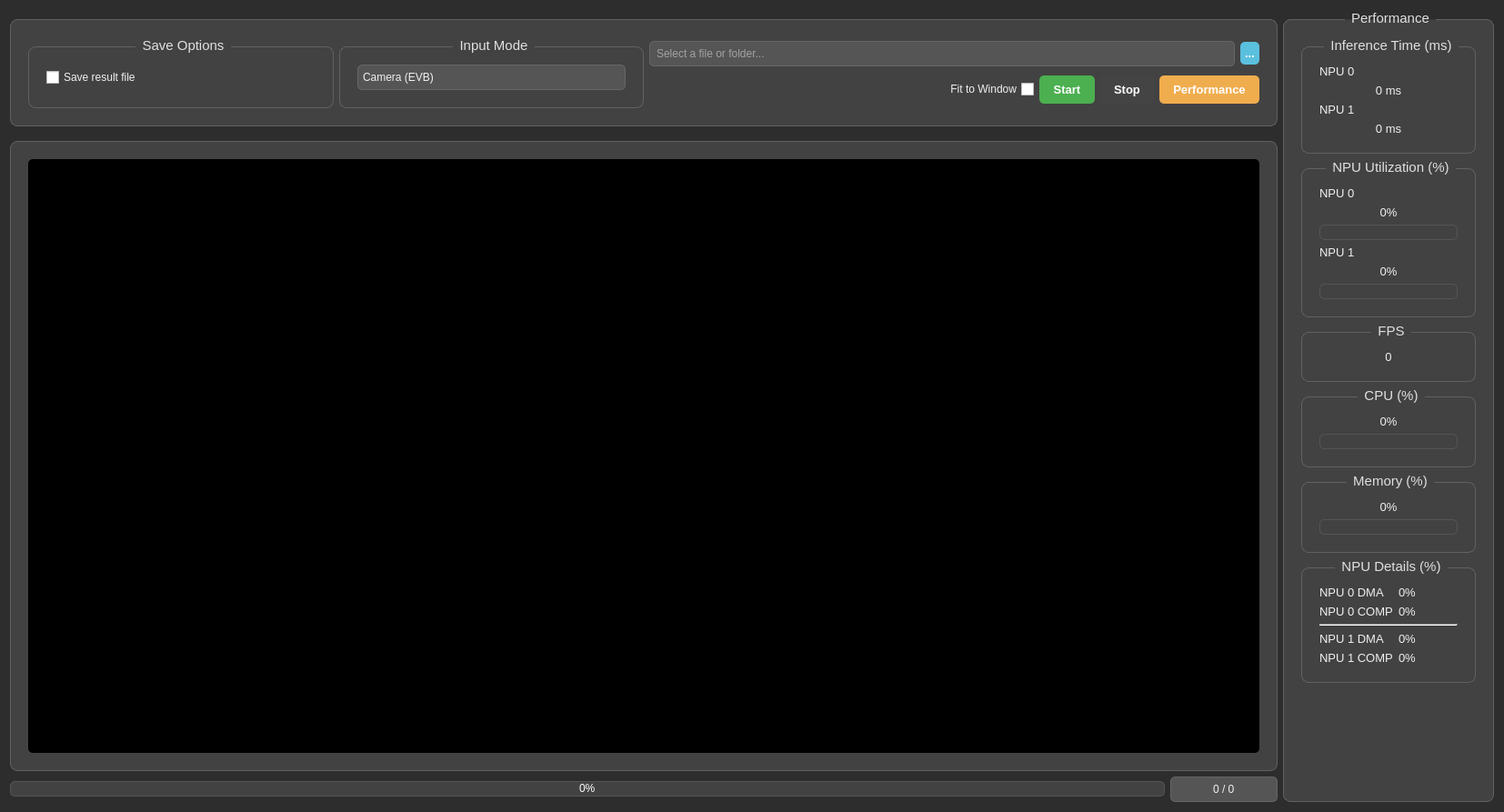
<?xml version="1.0" encoding="UTF-8"?>
<ui version="4.0">
 <class>Form</class>
 <widget class="QWidget" name="Form">
  <property name="geometry">
   <rect>
    <x>0</x>
    <y>0</y>
    <width>1654</width>
    <height>893</height>
   </rect>
  </property>
  <property name="windowTitle">
   <string>Realtime Performance Monitor</string>
  </property>
  <property name="styleSheet">
   <string notr="true">QWidget#Form {
    background-color: #2d2d2d;
}

QGroupBox {
    background-color: #424242; /* Slightly lighter */
    border: 1px solid #616161; /* Softer border */
    border-radius: 8px;
    margin-top: 10px;
    padding: 10px; /* Added padding */
    font-size: 11pt;
    color: #e0e0e0; /* Slightly softer text color */
}

QGroupBox::title {
    subcontrol-origin: margin;
    subcontrol-position: top center;
    padding: 0 5px;
}

QLabel {
    color: #f0f0f0;
    font-size: 10pt;
}

QLabel[objectName$=&quot;ValueLabel&quot;] { /* Targets labels ending with &quot;ValueLabel&quot; */
    font-size: 18pt; /* Reduced font size */
    font-weight: bold;
    color: #66BB6A; /* Softer green */
}

QPushButton {
    color: white;
    border-radius: 5px;
    padding: 8px 15px;
    font-weight: bold;
    font-size: 10pt;
}

QPushButton#startButton {
    background-color: #4CAF50; /* Green */
}

QPushButton#startButton:hover {
    background-color: #5cb85c;
}

QPushButton#startButton:disabled {
    background-color: #444;
}

QPushButton#stopButton {
    background-color: #d9534f; /* Red */
}

QPushButton#stopButton:hover {
    background-color: #c9302c;
}

QPushButton#stopButton:disabled {
    background-color: #444;
}

QPushButton#fileSelectButton {
    background-color: #5bc0de; /* Blue */
    padding: 5px;
}

QPushButton#fileSelectButton:hover {
    background-color: #46b8da;
}

QPushButton#togglePerformanceButton {
    background-color: #f0ad4e; /* Orange */
}

QPushButton#togglePerformanceButton:hover {
    background-color: #eea236;
}

QComboBox {
    background-color: #555;
    border: 1px solid #666;
    border-radius: 5px;
    padding: 5px;
    color: #f0f0f0;
}

QComboBox::drop-down {
    border: none;
}

QComboBox::down-arrow {
    image: url(:/icons/down_arrow.png); /* Add a custom down arrow icon if needed */
}

QProgressBar {
    border: 1px solid #555555;
    border-radius: 5px;
    text-align: center;
    background-color: #424242; /* Matching QGroupBox background */
    color: white;
    height: 15px; /* Slightly taller */
}

QProgressBar::chunk {
    background-color: #66BB6A; /* Softer green */
    border-radius: 5px;
}

QLineEdit {
    background-color: #555;
    border: 1px solid #666;
    border-radius: 5px;
    padding: 5px;
    color: #f0f0f0;
}

QCheckBox {
    color: #f0f0f0;
}
</string>
  </property>
  <layout class="QHBoxLayout" name="horizontalLayout" stretch="6,1">
   <item>
    <layout class="QVBoxLayout" name="verticalLayout_2" stretch="0,1,0">
     <item>
      <widget class="QGroupBox" name="toolControllerGroup">
       <property name="sizePolicy">
        <sizepolicy hsizetype="Preferred" vsizetype="Fixed">
         <horstretch>0</horstretch>
         <verstretch>0</verstretch>
        </sizepolicy>
       </property>
       <property name="title">
        <string/>
       </property>
       <layout class="QHBoxLayout" name="horizontalLayout_4" stretch="1,1,2">
        <item>
         <widget class="QGroupBox" name="saveGroupBox">
          <property name="title">
           <string>Save Options</string>
          </property>
          <layout class="QHBoxLayout" name="horizontalLayout_8">
           <item>
            <widget class="QCheckBox" name="saveCheckBox">
             <property name="text">
              <string>Save result file</string>
             </property>
            </widget>
           </item>
          </layout>
         </widget>
        </item>
        <item>
         <widget class="QGroupBox" name="inputGroupBox">
          <property name="title">
           <string>Input Mode</string>
          </property>
          <layout class="QHBoxLayout" name="horizontalLayout_12">
           <item>
            <widget class="QComboBox" name="inputComboBox">
             <item>
              <property name="text">
               <string>Camera (EVB)</string>
              </property>
             </item>
             <item>
              <property name="text">
               <string>File (video or image)</string>
              </property>
             </item>
             <item>
              <property name="text">
               <string>Folder (only image)</string>
              </property>
             </item>
            </widget>
           </item>
          </layout>
         </widget>
        </item>
        <item>
         <layout class="QVBoxLayout" name="verticalLayout_5">
          <item>
           <layout class="QHBoxLayout" name="horizontalLayout_9">
            <item>
             <widget class="QLineEdit" name="filePathEdit">
              <property name="placeholderText">
               <string>Select a file or folder...</string>
              </property>
             </widget>
            </item>
            <item>
             <widget class="QPushButton" name="fileSelectButton">
              <property name="enabled">
               <bool>false</bool>
              </property>
              <property name="text">
               <string>...</string>
              </property>
             </widget>
            </item>
           </layout>
          </item>
          <item>
           <layout class="QHBoxLayout" name="horizontalLayout_11" stretch="0,0,0,0,0">
            <item>
             <spacer name="horizontalSpacer_4">
              <property name="orientation">
               <enum>Qt::Horizontal</enum>
              </property>
              <property name="sizeHint" stdset="0">
               <size>
                <width>40</width>
                <height>20</height>
               </size>
              </property>
             </spacer>
            </item>
            <item>
             <widget class="QCheckBox" name="projectionFitSizeCheckBox">
              <property name="layoutDirection">
               <enum>Qt::RightToLeft</enum>
              </property>
              <property name="text">
               <string>Fit to Window</string>
              </property>
             </widget>
            </item>
            <item>
             <widget class="QPushButton" name="startButton">
              <property name="text">
               <string>Start</string>
              </property>
             </widget>
            </item>
            <item>
             <widget class="QPushButton" name="stopButton">
              <property name="enabled">
               <bool>false</bool>
              </property>
              <property name="text">
               <string>Stop</string>
              </property>
             </widget>
            </item>
            <item>
             <widget class="QPushButton" name="togglePerformanceButton">
              <property name="text">
               <string>Performance</string>
              </property>
             </widget>
            </item>
           </layout>
          </item>
         </layout>
        </item>
       </layout>
      </widget>
     </item>
     <item>
      <widget class="QGroupBox" name="monitoringGroup">
       <property name="sizePolicy">
        <sizepolicy hsizetype="Expanding" vsizetype="Expanding">
         <horstretch>0</horstretch>
         <verstretch>0</verstretch>
        </sizepolicy>
       </property>
       <property name="title">
        <string/>
       </property>
       <layout class="QHBoxLayout" name="horizontalLayout_3">
        <item>
         <widget class="QLabel" name="frameLabel">
          <property name="sizePolicy">
           <sizepolicy hsizetype="Expanding" vsizetype="Expanding">
            <horstretch>0</horstretch>
            <verstretch>0</verstretch>
           </sizepolicy>
          </property>
          <property name="minimumSize">
           <size>
            <width>320</width>
            <height>240</height>
           </size>
          </property>
          <property name="styleSheet">
           <string notr="true">background-color: black; border-radius: 5px;</string>
          </property>
          <property name="text">
           <string/>
          </property>
          <property name="alignment">
           <set>Qt::AlignCenter</set>
          </property>
         </widget>
        </item>
       </layout>
      </widget>
     </item>
     <item>
      <layout class="QHBoxLayout" name="horizontalLayout_10" stretch="1,0">
       <item>
        <widget class="QProgressBar" name="playProgress">
         <property name="sizePolicy">
          <sizepolicy hsizetype="Expanding" vsizetype="Fixed">
           <horstretch>0</horstretch>
           <verstretch>0</verstretch>
          </sizepolicy>
         </property>
         <property name="value">
          <number>0</number>
         </property>
         <property name="textVisible">
          <bool>true</bool>
         </property>
        </widget>
       </item>
       <item>
        <widget class="QLineEdit" name="frameCountEdit">
         <property name="sizePolicy">
          <sizepolicy hsizetype="Fixed" vsizetype="Fixed">
           <horstretch>0</horstretch>
           <verstretch>0</verstretch>
          </sizepolicy>
         </property>
         <property name="maximumSize">
          <size>
           <width>150</width>
           <height>16777215</height>
          </size>
         </property>
         <property name="text">
          <string>0 / 0</string>
         </property>
         <property name="alignment">
          <set>Qt::AlignCenter</set>
         </property>
         <property name="readOnly">
          <bool>true</bool>
         </property>
        </widget>
       </item>
      </layout>
     </item>
    </layout>
   </item>
   <item>
    <widget class="QGroupBox" name="performanceGroup">
     <property name="sizePolicy">
      <sizepolicy hsizetype="Preferred" vsizetype="Expanding">
       <horstretch>0</horstretch>
       <verstretch>0</verstretch>
      </sizepolicy>
     </property>
     <property name="title">
      <string>Performance</string>
     </property>
     <layout class="QVBoxLayout" name="verticalLayout_4">
      <item>
       <widget class="QGroupBox" name="infBox">
        <property name="title">
         <string>Inference Time (ms)</string>
        </property>
        <layout class="QVBoxLayout" name="verticalLayout_inf">
         <item>
          <widget class="QLabel" name="npu0InfTimeLabel">
           <property name="text">
            <string>NPU 0</string>
           </property>
          </widget>
         </item>
         <item>
          <widget class="QLabel" name="inf0ValueLabel">
           <property name="text">
            <string>0 ms</string>
           </property>
           <property name="alignment">
            <set>Qt::AlignCenter</set>
           </property>
          </widget>
         </item>
         <item>
          <widget class="QLabel" name="npu1InfTimeLabel">
           <property name="text">
            <string>NPU 1</string>
           </property>
          </widget>
         </item>
         <item>
          <widget class="QLabel" name="inf1ValueLabel">
           <property name="text">
            <string>0 ms</string>
           </property>
           <property name="alignment">
            <set>Qt::AlignCenter</set>
           </property>
          </widget>
         </item>
        </layout>
       </widget>
      </item>
      <item>
       <widget class="QGroupBox" name="npuBox">
        <property name="title">
         <string>NPU Utilization (%)</string>
        </property>
        <layout class="QVBoxLayout" name="verticalLayout_npu">
         <item>
          <widget class="QLabel" name="npu0UtilLabel">
           <property name="text">
            <string>NPU 0</string>
           </property>
          </widget>
         </item>
         <item>
          <widget class="QLabel" name="npu0ValueLabel">
           <property name="text">
            <string>0%</string>
           </property>
           <property name="alignment">
            <set>Qt::AlignCenter</set>
           </property>
          </widget>
         </item>
         <item>
          <widget class="QProgressBar" name="npu0ProgressBar">
           <property name="value">
            <number>0</number>
           </property>
           <property name="textVisible">
            <bool>false</bool>
           </property>
          </widget>
         </item>
         <item>
          <widget class="QLabel" name="npu1UtilLabel">
           <property name="text">
            <string>NPU 1</string>
           </property>
          </widget>
         </item>
         <item>
          <widget class="QLabel" name="npu1ValueLabel">
           <property name="text">
            <string>0%</string>
           </property>
           <property name="alignment">
            <set>Qt::AlignCenter</set>
           </property>
          </widget>
         </item>
         <item>
          <widget class="QProgressBar" name="npu1ProgressBar">
           <property name="value">
            <number>0</number>
           </property>
           <property name="textVisible">
            <bool>false</bool>
           </property>
          </widget>
         </item>
        </layout>
       </widget>
      </item>
      <item>
       <widget class="QGroupBox" name="fpsBox">
        <property name="title">
         <string>FPS</string>
        </property>
        <layout class="QVBoxLayout" name="verticalLayout_fps">
         <item>
          <widget class="QLabel" name="fpsValueLabel">
           <property name="text">
            <string>0</string>
           </property>
           <property name="alignment">
            <set>Qt::AlignCenter</set>
           </property>
          </widget>
         </item>
        </layout>
       </widget>
      </item>
      <item>
       <widget class="QGroupBox" name="cpuBox">
        <property name="title">
         <string>CPU (%)</string>
        </property>
        <layout class="QVBoxLayout" name="verticalLayout_cpu">
         <item>
          <widget class="QLabel" name="cpuValueLabel">
           <property name="text">
            <string>0%</string>
           </property>
           <property name="alignment">
            <set>Qt::AlignCenter</set>
           </property>
          </widget>
         </item>
         <item>
          <widget class="QProgressBar" name="cpuProgressBar">
           <property name="value">
            <number>0</number>
           </property>
           <property name="textVisible">
            <bool>false</bool>
           </property>
          </widget>
         </item>
        </layout>
       </widget>
      </item>
      <item>
       <widget class="QGroupBox" name="memBox">
        <property name="title">
         <string>Memory (%)</string>
        </property>
        <layout class="QVBoxLayout" name="verticalLayout_mem">
         <item>
          <widget class="QLabel" name="memValueLabel">
           <property name="text">
            <string>0%</string>
           </property>
           <property name="alignment">
            <set>Qt::AlignCenter</set>
           </property>
          </widget>
         </item>
         <item>
          <widget class="QProgressBar" name="memProgressBar">
           <property name="value">
            <number>0</number>
           </property>
           <property name="textVisible">
            <bool>false</bool>
           </property>
          </widget>
         </item>
        </layout>
       </widget>
      </item>
      <item>
       <widget class="QGroupBox" name="groupBox">
        <property name="title">
         <string>NPU Details (%)</string>
        </property>
        <layout class="QGridLayout" name="gridLayout_npu_details">
         <item row="0" column="0">
          <widget class="QLabel" name="npu0DmaLabel">
           <property name="text">
            <string>NPU 0 DMA</string>
           </property>
          </widget>
         </item>
         <item row="0" column="1">
          <widget class="QLabel" name="npu0DmaValueLabel">
           <property name="text">
            <string>0%</string>
           </property>
          </widget>
         </item>
         <item row="1" column="0">
          <widget class="QLabel" name="npu0CompLabel">
           <property name="text">
            <string>NPU 0 COMP</string>
           </property>
          </widget>
         </item>
         <item row="1" column="1">
          <widget class="QLabel" name="npu0CompValueLabel">
           <property name="text">
            <string>0%</string>
           </property>
          </widget>
         </item>
         <item row="2" column="0" colspan="2">
          <widget class="Line" name="line">
           <property name="orientation">
            <enum>Qt::Horizontal</enum>
           </property>
          </widget>
         </item>
         <item row="3" column="0">
          <widget class="QLabel" name="npu1DmaLabel">
           <property name="text">
            <string>NPU 1 DMA</string>
           </property>
          </widget>
         </item>
         <item row="3" column="1">
          <widget class="QLabel" name="npu1DmaValueLabel">
           <property name="text">
            <string>0%</string>
           </property>
          </widget>
         </item>
         <item row="4" column="0">
          <widget class="QLabel" name="npu1CompLabel">
           <property name="text">
            <string>NPU 1 COMP</string>
           </property>
          </widget>
         </item>
         <item row="4" column="1">
          <widget class="QLabel" name="npu1CompValueLabel">
           <property name="text">
            <string>0%</string>
           </property>
          </widget>
         </item>
        </layout>
       </widget>
      </item>
      <item>
       <spacer name="verticalSpacer">
        <property name="orientation">
         <enum>Qt::Vertical</enum>
        </property>
        <property name="sizeHint" stdset="0">
         <size>
          <width>20</width>
          <height>40</height>
         </size>
        </property>
       </spacer>
      </item>
     </layout>
    </widget>
   </item>
  </layout>
 </widget>
 <resources/>
 <connections/>
</ui>
